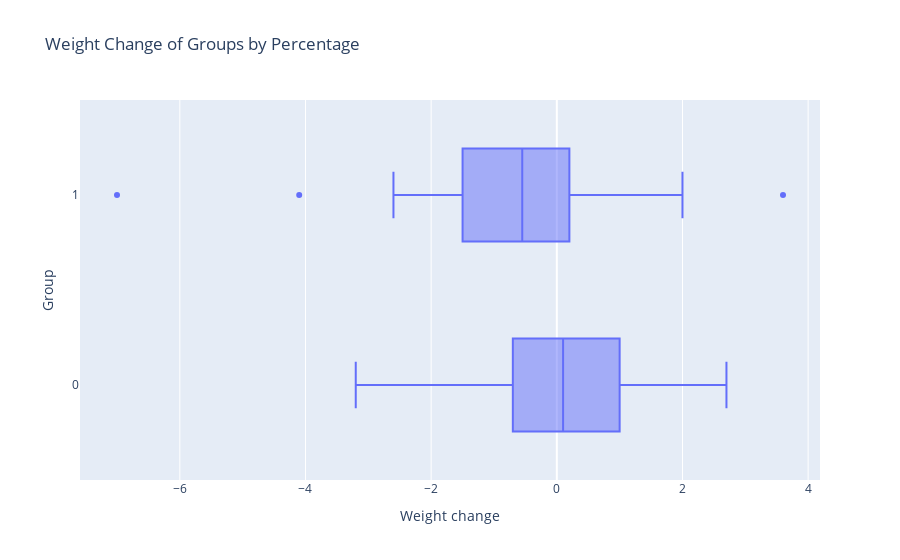

Here is the notebook cell this chart was saved with:
### Markdown cell above
## Plot the data

-----

### Code cell
# plot the data as a boxplot
fig1 = px.box(df, y="Group", x="Weight change", title="Weight Change of Groups by Percentage")
fig1.show()

### Figure 1 — Plotly figure (JSON) as saved in the notebook; plotly's stock layout.template omitted (floating-point values rounded to 4 significant figures)
{"data": [{"alignmentgroup": "True", "hovertemplate": "Weight change=%{x}<br>Group=%{y}<extra></extra>", "legendgroup": "", "marker": {"color": "#636efa"}, "name": "", "notched": false, "offsetgroup": "", "orientation": "h", "showlegend": false, "type": "box", "x": [-0.6, 1, 0.2, 0.8, -1.9, -1.3, 0.2, 1.4, 0.2, -1.5, 0.5, 3.6, 2, -0.5, -0.7, -1.5, -2, 1.6, 0.6, 1.9, -0.7, -0.7, -7, 1.5, -0.5, 0, -1.3, -1.7, -0.1, 0.9, 0.4, 0.1, -4.1, 1, 0.4, 2, 2.7, -0.3, 0, 1.8, -0.2, 0.8, -0.7, -0.7, -0.1, -0.6, -1.8, -1.5, 1, 0.8, -0.9, 0.1, -2.6, -1, -3.2, -0.2, -2.5, -0.2, -1.2, 0.1, -0.4, -0.5, 0.2, 1, 0.2, 1.9, -0.9, -0.5, 1.1, 0.2, -0.9, -1, -0.7, -1.2, 0.6, null, null, -2.1, -1.5, -0.1, -0.7, 1.8, -0.1], "x0": " ", "xaxis": "x", "y": [1, 1, 1, 0, 1, 1, 0, 0, 0, 1, 1, 1, 0, 0, 1, 1, 1, 1, 0, 0, 0, 0, 1, 0, 0, 0, 0, 0, 1, 1, 0, 0, 1, 0, 0, 1, 0, 1, 0, 0, 0, 1, 0, 0, 0, 1, 0, 1, 0, 1, 1, 0, 1, 1, 0, 1, 1, 1, 1, 1, 1, 1, 1, 0, 1, 0, 0, 1, 0, 0, 0, 0, 1, 1, 0, 0, 1, 1, 1, 1, 0, 0, 0], "y0": " ", "yaxis": "y"}], "layout": {"boxmode": "group", "legend": {"tracegroupgap": 0}, "title": {"text": "Weight Change of Groups by Percentage"}, "xaxis": {"anchor": "y", "domain": [0, 1], "title": {"text": "Weight change"}}, "yaxis": {"anchor": "x", "domain": [0, 1], "title": {"text": "Group"}}}}
